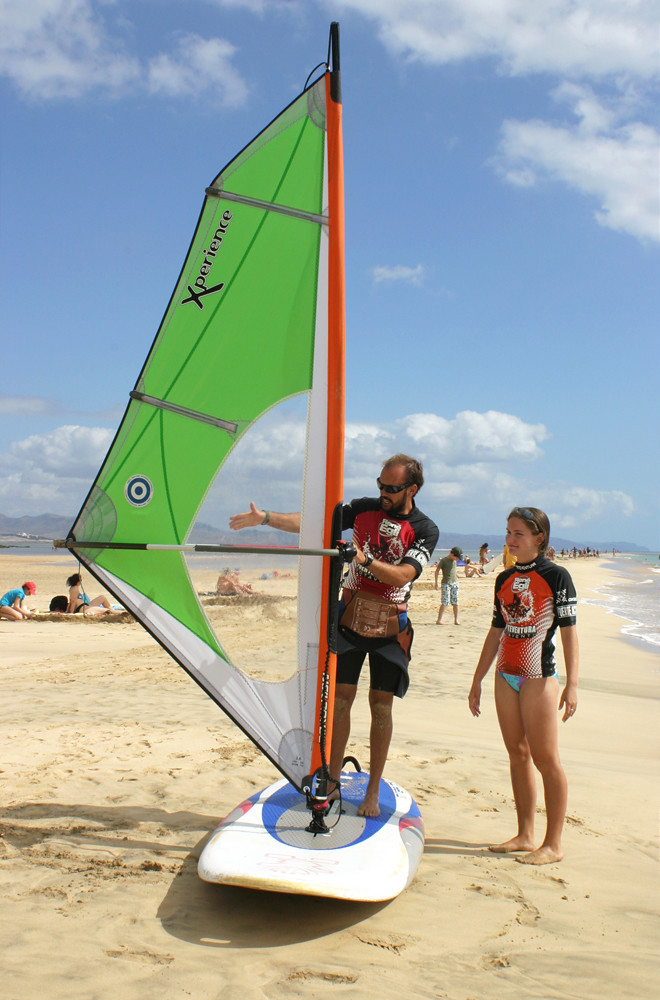
#> input picture ASSG 4/USER-DEFINED-ATTEMPT/left8.jpg, 660 x 1000 px
$ jupyter execute DISPARITY.ipynb
#> lines starting #> are read from the running program, lines starting #| are printed output that depends on the picture
[cell 1]
#find the disparity map from the stereo images.
import cv2
import matplotlib.pyplot as plt
import numpy as np

[cell 2]
def sum_of_abs_diff(pixel_vals_1, pixel_vals_2):

    #if pixel_vals_1.shape != pixel_vals_2.shape:
        #return 1000

    return np.sum(abs(pixel_vals_1 - pixel_vals_2))

[cell 3]
#MINE
BLOCK_SIZE = 7
SEARCH_BLOCK_SIZE = 56

def compare_blocks(y, x, block_left, right_array):
    global BLOCK_SIZE

    # Get search range for the right image
    x_min = max(0, x - SEARCH_BLOCK_SIZE)
    x_max = min(right_array.shape[1], x + SEARCH_BLOCK_SIZE)
    #print(f'search bounding box: ({y, x_min}, ({y, x_max}))')
    first = True
    min_sad = None
    min_index = None
    for x in range(x_min, x_max):

        block_right = right_array[y:min(y+block_left.shape[0],right_array.shape[0]),x:min(x+block_left.shape[1],right_array.shape[1])]

        if(block_left.shape==block_right.shape):
            sad = sum_of_abs_diff(block_left, block_right)
            #print(f'sad: {sad}, {y, x}')


            if first:
                min_sad = sad
                min_index = (y, x)
                first = False
            else:
                if sad < min_sad:
                    min_sad = sad
                    min_index = (y, x)

    return min_index

[cell 4]
# [6 lines of commented-out code are left out]
imgL=cv2.imread('left8.jpg',0)
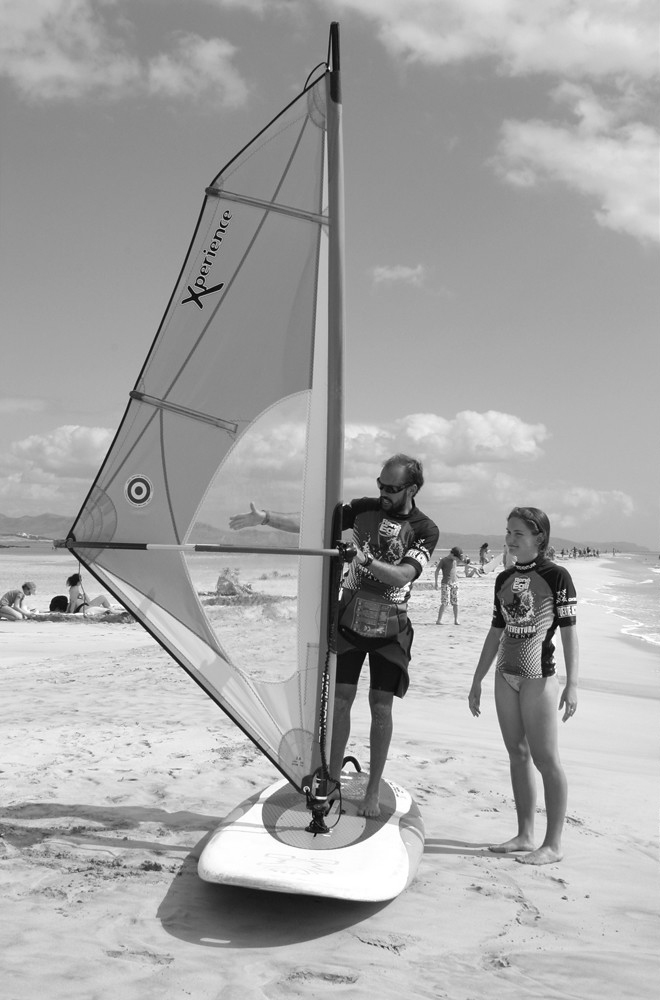
#> imgL: shape (1000, 660); min 1, max 255, mean 166.3
imgR=cv2.imread('right8.jpg',0)
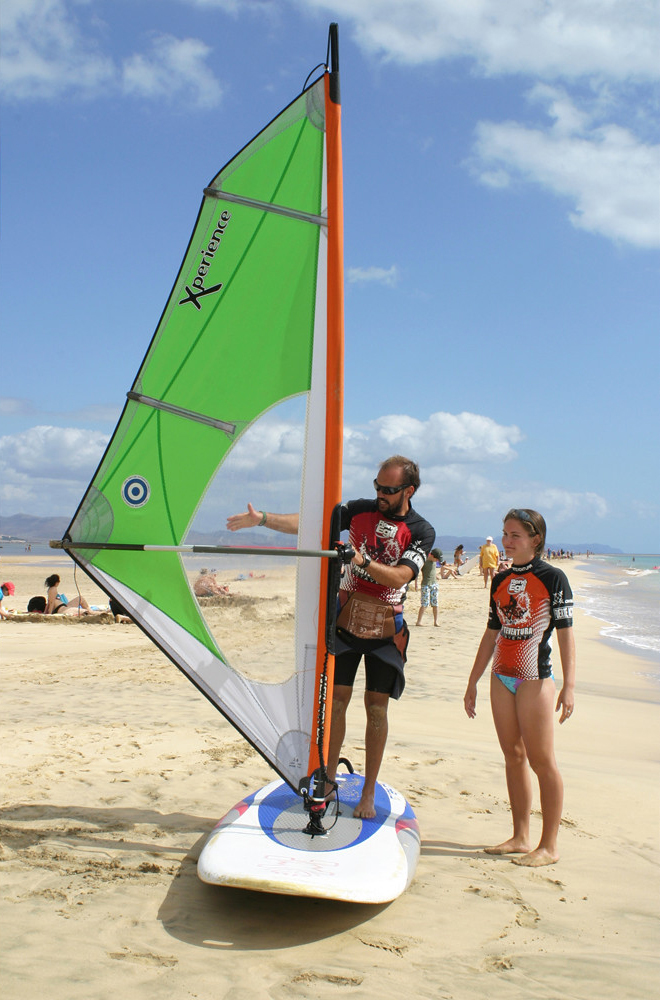
#> input picture ASSG 4/USER-DEFINED-ATTEMPT/right8.jpg, 660 x 1000 px
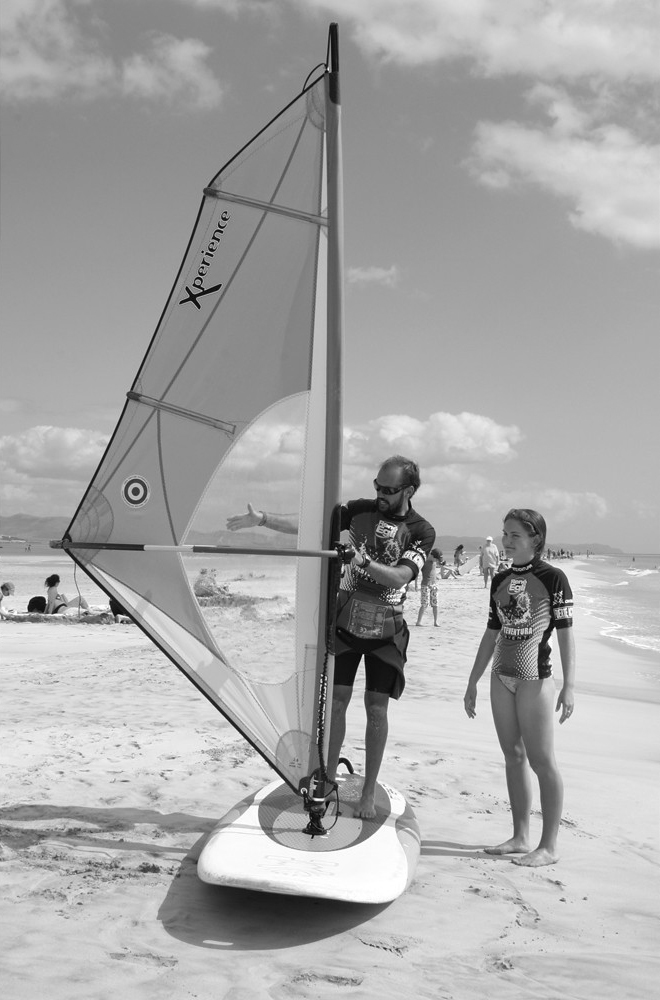
#> imgR: shape (1000, 660); min 3, max 255, mean 167.6
plt.imshow(imgL)
plt.show()
plt.imshow(imgR)
plt.show()

[cell 5]
h, w = imgL.shape
#> h = 1000; w = 660
disparity_map = np.zeros((h, w))

for y in range(imgL.shape[0]):
    for x in range(imgL.shape[1]):
        block_left= imgL[y:min(y+BLOCK_SIZE,imgL.shape[0]),x:min(x+BLOCK_SIZE,imgL.shape[1])]
        right_array = imgR
        min_index = compare_blocks(y, x, block_left, right_array)
        disparity_map[y,x] = abs(min_index[1] - x)
